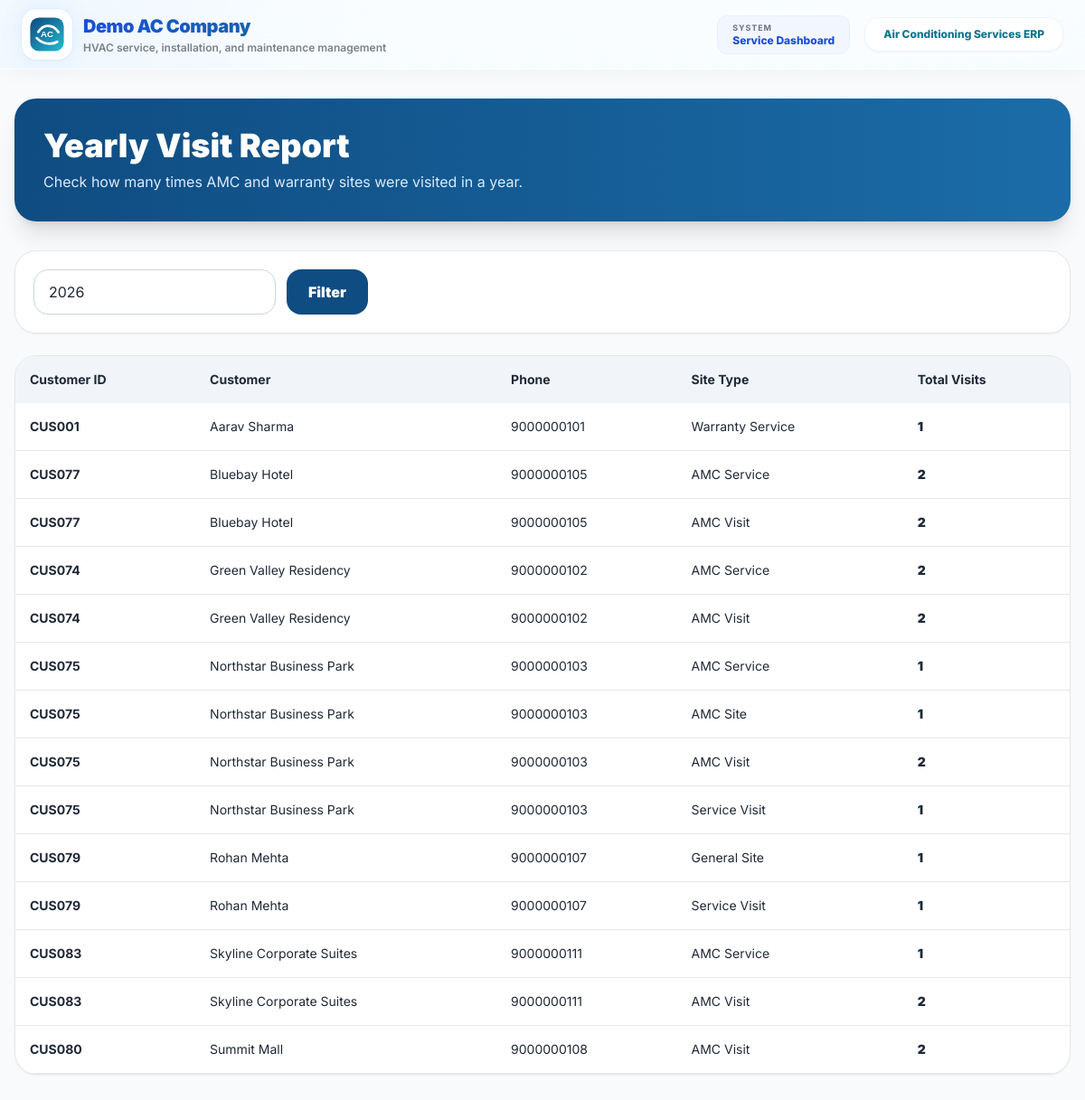
The app's page /complaints/yearly-report/ with its own data.
### customers/models.py (models this page shows, shortened)
class Customer(models.Model):
    CUSTOMER_CATEGORY_CHOICES = (
        ("GENERAL", "General Customer"),
        ("WARRANTY", "Warranty Customer"),
        ("AMC", "AMC Customer"),
    )
    customer_id = models.CharField(max_length=20, unique=True, blank=True)
    customer_category = models.CharField(
        max_length=20,
        choices=CUSTOMER_CATEGORY_CHOICES,
        default="GENERAL"
    )
    customer_name = models.CharField(max_length=200)
    company_name = models.CharField(max_length=200, blank=True, null=True)
    phone_number = models.CharField(max_length=15)
    whatsapp_number = models.CharField(max_length=15, blank=True, null=True)
    email = models.EmailField(blank=True, null=True)
    gst_number = models.CharField(max_length=30, blank=True, null=True)
    address = models.TextField(blank=True, null=True)
    landmark = models.CharField(max_length=200, blank=True, null=True)
    city = models.CharField(max_length=100, blank=True, null=True)
    state = models.CharField(max_length=100, blank=True, null=True)
    pincode = models.CharField(max_length=10, blank=True, null=True)
    remarks = models.TextField(blank=True, null=True)
    warranty_start_date = models.DateField(blank=True, null=True)
    warranty_end_date = models.DateField(blank=True, null=True)
    amc_start_date = models.DateField(blank=True, null=True)
    amc_end_date = models.DateField(blank=True, null=True)
    is_active = models.BooleanField(default=True)
    created_by = models.ForeignKey(
        User,
        on_delete=models.SET_NULL,
        blank=True,
        null=True,
        related_name="created_customers"
    )
    created_at = models.DateTimeField(auto_now_add=True)
    updated_at = models.DateTimeField(auto_now=True)
    class Meta:
        ordering = ["-id"]

### complaints/views.py (the view)
# urls.py: path("yearly-report/", views.yearly_visit_report, name="yearly_visit_report"),
def yearly_visit_report(request):
    year = request.GET.get("year", timezone.localdate().year)
    try:
        year = int(year)
    except (TypeError, ValueError):
        year = timezone.localdate().year
    reports = _completed_visits_for_year(year)
    context = {
        "year": year,
        "reports": reports,
    }
    return render(request, "complaints/yearly_visit_report.html", context)

### complaints/views.py (called while the page is built)
def _completed_visits_for_year(year):
    report = {}
    for customer in Customer.objects.all():
        for visit in _customer_visit_history(customer):
            if visit["date"].year != int(year):
                continue
            key = (customer.id, visit["type"])
            if key not in report:
                report[key] = {
                    "customer": customer,
                    "site_type": visit["type"],
                    "total_visits": 0,
                }
            report[key]["total_visits"] += 1
    return sorted(
        report.values(),
        key=lambda row: (row["customer"].customer_name, row["site_type"]),
    )

### puriaccooling/context_processors.py (called while the page is built)
def branding(request):
    return {"BRAND": APP_BRANDING}

### templates/complaints/yearly_visit_report.html (shortened to what this page needs)
{% extends 'base.html' %}
{% block content %}
<div class="min-h-screen bg-slate-50 px-4 py-8">
    <div class="max-w-7xl mx-auto">
        <div class="bg-gradient-to-r from-[#0F4C81] to-[#1B6CA8] rounded-3xl p-8 shadow-xl mb-8">
            <h1 class="text-4xl font-black text-white">
                Yearly Visit Report
            </h1>
            <p class="text-blue-100 mt-2">
                Check how many times AMC and warranty sites were visited in a year.
            </p>
        </div>
        <form method="GET" class="bg-white rounded-3xl border shadow-sm p-5 mb-6">
            <div class="flex gap-3">
                <input type="number"
                       name="year"
                       value="{{ year }}"
                       class="border border-slate-300 rounded-2xl px-4 py-3"
                       placeholder="Enter year">
                <button type="submit"
                        class="px-6 py-3 rounded-2xl bg-[#0F4C81] text-white font-black">
                    Filter
                </button>
            </div>
        </form>
        <div class="bg-white rounded-3xl border shadow-sm overflow-hidden">
            <div class="overflow-x-auto">
                <table class="w-full text-sm">
                    <thead class="bg-slate-100">
                        <tr>
                            <th class="p-4 text-left">Customer ID</th>
                            <th class="p-4 text-left">Customer</th>
                            <th class="p-4 text-left">Phone</th>
                            <th class="p-4 text-left">Site Type</th>
                            <th class="p-4 text-left">Total Visits</th>
                        </tr>
                    </thead>
                    <tbody>
                        {% for report in reports %}
                        <tr class="border-b">
                            <td class="p-4 font-bold">{{ report.customer.customer_id }}</td>
                            <td class="p-4">{{ report.customer.customer_name }}</td>
                            <td class="p-4">{{ report.customer.phone_number }}</td>
                            <td class="p-4">{{ report.site_type }}</td>
                            <td class="p-4 font-black">{{ report.total_visits }}</td>
                        </tr>
                        {% empty %}
                        <tr>
                            <td colspan="5" class="p-8 text-center text-slate-500">
                                No report data found.
                            </td>
                        </tr>
                        {% endfor %}
                    </tbody>
                </table>
            </div>
        </div>
    </div>
</div>
{% endblock %}

### templates/base.html (style rules this page uses)
body { font-family: 'Inter', sans-serif; scroll-behavior: smooth; }
.soft-grid { background-image: linear-gradient(rgba(59, 130, 246, 0.08) 1px, transparent 1px), linear-gradient(90deg, rgba(59, 130, 246, 0.08) 1px, transparent 1px); background-size: 42px 42px; }

### records on screen
Customer: customer.customer_id "CUS001", customer.customer_name "Aarav Sharma", customer.phone_number "9000000101", site_type "Warranty Service", total_visits "1"
Customer: customer.customer_id "CUS077", customer.customer_name "Bluebay Hotel", customer.phone_number "9000000105", site_type "AMC Service", total_visits "2", site_type "AMC Visit"
Customer: customer.customer_id "CUS074", customer.customer_name "Green Valley Residency", customer.phone_number "9000000102", site_type "AMC Service", total_visits "2", site_type "AMC Visit"
Customer: customer.customer_id "CUS075", customer.customer_name "Northstar Business Park", customer.phone_number "9000000103", site_type "AMC Service", total_visits "1", site_type "AMC Site", site_type "AMC Visit", total_visits "2", site_type "Service Visit"
Customer: customer.customer_id "CUS079", customer.customer_name "Rohan Mehta", customer.phone_number "9000000107", site_type "General Site", total_visits "1", site_type "Service Visit"
Customer: customer.customer_id "CUS083", customer.customer_name "Skyline Corporate Suites", customer.phone_number "9000000111", site_type "AMC Service", total_visits "1", site_type "AMC Visit", total_visits "2"
Customer: customer.customer_id "CUS080", customer.customer_name "Summit Mall", customer.phone_number "9000000108", site_type "AMC Visit", total_visits "2"

### other values on screen
{{ BRAND.TAGLINE }} "HVAC service, installation, and maintenance management"
{{ BRAND.APP_NAME }} "Air Conditioning Services ERP"
